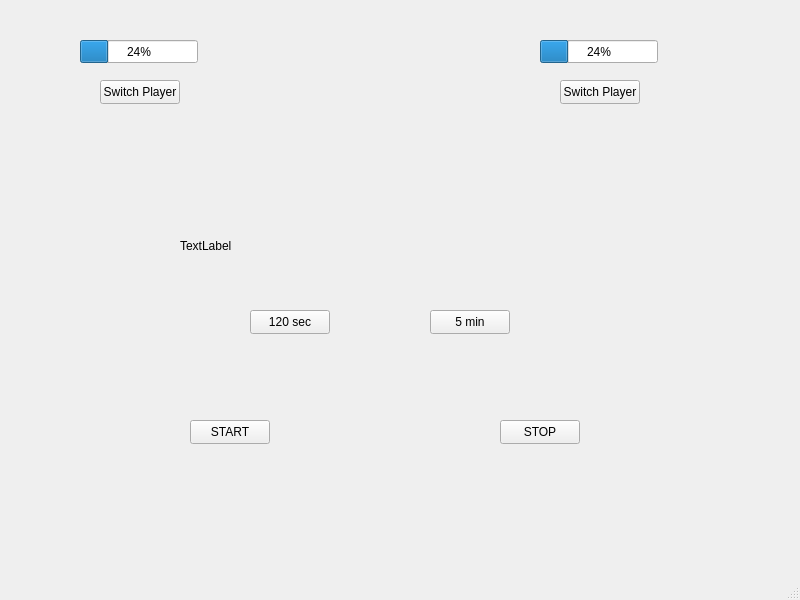
<?xml version="1.0" encoding="UTF-8"?>
<ui version="4.0">
 <class>MainWindow</class>
 <widget class="QMainWindow" name="MainWindow">
  <property name="geometry">
   <rect>
    <x>0</x>
    <y>0</y>
    <width>800</width>
    <height>600</height>
   </rect>
  </property>
  <property name="windowTitle">
   <string>MainWindow</string>
  </property>
  <widget class="QWidget" name="centralwidget">
   <widget class="QProgressBar" name="progressBar1">
    <property name="geometry">
     <rect>
      <x>80</x>
      <y>40</y>
      <width>118</width>
      <height>23</height>
     </rect>
    </property>
    <property name="value">
     <number>24</number>
    </property>
   </widget>
   <widget class="QProgressBar" name="progressBar2">
    <property name="geometry">
     <rect>
      <x>540</x>
      <y>40</y>
      <width>118</width>
      <height>23</height>
     </rect>
    </property>
    <property name="value">
     <number>24</number>
    </property>
   </widget>
   <widget class="QPushButton" name="switch1">
    <property name="geometry">
     <rect>
      <x>100</x>
      <y>80</y>
      <width>80</width>
      <height>24</height>
     </rect>
    </property>
    <property name="text">
     <string>Switch Player</string>
    </property>
   </widget>
   <widget class="QPushButton" name="switch2">
    <property name="geometry">
     <rect>
      <x>560</x>
      <y>80</y>
      <width>80</width>
      <height>24</height>
     </rect>
    </property>
    <property name="text">
     <string>Switch Player</string>
    </property>
   </widget>
   <widget class="QPushButton" name="btn120">
    <property name="geometry">
     <rect>
      <x>250</x>
      <y>310</y>
      <width>80</width>
      <height>24</height>
     </rect>
    </property>
    <property name="text">
     <string>120 sec</string>
    </property>
   </widget>
   <widget class="QPushButton" name="btn300">
    <property name="geometry">
     <rect>
      <x>430</x>
      <y>310</y>
      <width>80</width>
      <height>24</height>
     </rect>
    </property>
    <property name="text">
     <string>5 min</string>
    </property>
   </widget>
   <widget class="QPushButton" name="start">
    <property name="geometry">
     <rect>
      <x>190</x>
      <y>420</y>
      <width>80</width>
      <height>24</height>
     </rect>
    </property>
    <property name="text">
     <string>START</string>
    </property>
   </widget>
   <widget class="QPushButton" name="stop">
    <property name="geometry">
     <rect>
      <x>500</x>
      <y>420</y>
      <width>80</width>
      <height>24</height>
     </rect>
    </property>
    <property name="text">
     <string>STOP</string>
    </property>
   </widget>
   <widget class="QLabel" name="label">
    <property name="geometry">
     <rect>
      <x>180</x>
      <y>220</y>
      <width>411</width>
      <height>51</height>
     </rect>
    </property>
    <property name="text">
     <string>TextLabel</string>
    </property>
   </widget>
  </widget>
  <widget class="QMenuBar" name="menubar">
   <property name="geometry">
    <rect>
     <x>0</x>
     <y>0</y>
     <width>800</width>
     <height>21</height>
    </rect>
   </property>
  </widget>
  <widget class="QStatusBar" name="statusbar"/>
 </widget>
 <resources/>
 <connections/>
</ui>
